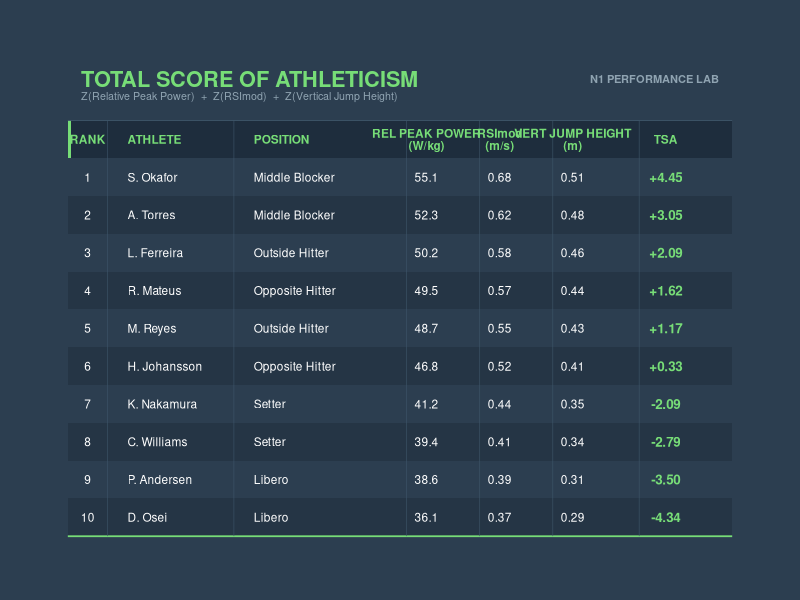

This chart was generated by the following R code:
# ─────────────────────────────────────────────────────────────────────────────
# n1_tsa_calc.R
# N1 Performance Lab
# Total Score of Athleticism (TSA)
#
# Method:  Z = (x - mean) / sd  per metric
#          TSA = Z(Relative Peak Power) + Z(RSImod) + Z(Vertical Jump Height)
#
# Labels:  01_Identity/GLOSSARY.md
# Guide:   02_Reference/TSA+REPORT+GUIDE+(2).pdf
# Output:  03_Data_Lab/tsa_table.png
# ─────────────────────────────────────────────────────────────────────────────

library(ggplot2)
library(dplyr)

dir.create("03_Data_Lab", showWarnings = FALSE, recursive = TRUE)

# ── Japanese Editorial Palette ────────────────────────────────────────────────
BG     <- "#2C3E50"   # Slate background
ACCENT <- "#77DD77"   # Warm Eucalyptus
WHITE  <- "#FFFFFF"
DIM    <- "#8FA3B1"
HEADER <- "#1E2D3D"
STRIPE <- "#253545"
RULE   <- "#3D5568"

# ── Athlete Data ──────────────────────────────────────────────────────────────
# Columns per 01_Identity/GLOSSARY.md:
#   Relative Peak Power (W/kg) | RSImod (m/s) | Vertical Jump Height (m)
# Positions: full names only
athletes <- data.frame(
  Athlete          = c(
    "A. Torres", "M. Reyes", "K. Nakamura", "S. Okafor",
    "P. Andersen", "L. Ferreira", "H. Johansson", "C. Williams",
    "D. Osei", "R. Mateus"
  ),
  Position         = c(
    "Middle Blocker", "Outside Hitter", "Setter", "Middle Blocker",
    "Libero", "Outside Hitter", "Opposite Hitter", "Setter",
    "Libero", "Opposite Hitter"
  ),
  Rel_Peak_Power   = c(52.3, 48.7, 41.2, 55.1, 38.6, 50.2, 46.8, 39.4, 36.1, 49.5),
  RSImod           = c(0.62, 0.55, 0.44, 0.68, 0.39, 0.58, 0.52, 0.41, 0.37, 0.57),
  Vert_Jump_Height = c(0.48, 0.43, 0.35, 0.51, 0.31, 0.46, 0.41, 0.34, 0.29, 0.44),
  stringsAsFactors = FALSE
)

# ── Z-score Normalization + TSA Calculation ───────────────────────────────────
z <- function(x) (x - mean(x)) / sd(x)

tsa <- athletes |>
  mutate(
    z_RPP = z(Rel_Peak_Power),
    z_RSI = z(RSImod),
    z_JH  = z(Vert_Jump_Height),
    TSA   = z_RPP + z_RSI + z_JH
  ) |>
  arrange(desc(TSA)) |>
  mutate(Rank = row_number())

# ── Table Layout Parameters ───────────────────────────────────────────────────
COL_LABELS <- c(
  "RANK", "ATHLETE", "POSITION",
  "REL PEAK POWER\n(W/kg)", "RSImod\n(m/s)",
  "VERT JUMP HEIGHT\n(m)", "TSA"
)
COL_X     <- c(0.03, 0.09, 0.28, 0.54, 0.65, 0.76, 0.90)
COL_HJUST <- c(0.5,  0,    0,    0.5,  0.5,  0.5,  0.5)
DIVIDERS  <- c(0.06, 0.25, 0.51, 0.62, 0.73, 0.86)

N  <- nrow(tsa)
NC <- length(COL_LABELS)

row_y    <- function(i) N - i + 0.5
HEADER_Y <- N + 0.5

# ── Assemble Cell Dataframe ───────────────────────────────────────────────────
is_tsa <- c(FALSE, FALSE, FALSE, FALSE, FALSE, FALSE, TRUE)

header_cells <- data.frame(
  x     = COL_X,
  y     = HEADER_Y,
  label = COL_LABELS,
  color = ACCENT,
  size  = 3.0,
  hjust = COL_HJUST,
  face  = "bold",
  stringsAsFactors = FALSE
)

data_cells <- do.call(rbind, lapply(seq_len(N), function(i) {
  vals <- c(
    as.character(tsa$Rank[i]),
    tsa$Athlete[i],
    tsa$Position[i],
    sprintf("%.1f",  tsa$Rel_Peak_Power[i]),
    sprintf("%.2f",  tsa$RSImod[i]),
    sprintf("%.2f",  tsa$Vert_Jump_Height[i]),
    sprintf("%+.2f", tsa$TSA[i])
  )
  data.frame(
    x     = COL_X,
    y     = row_y(i),
    label = vals,
    color = ifelse(is_tsa, ACCENT, WHITE),
    size  = ifelse(is_tsa, 3.4, 3.0),
    hjust = COL_HJUST,
    face  = ifelse(is_tsa, "bold", "plain"),
    stringsAsFactors = FALSE
  )
}))

cells       <- rbind(header_cells, data_cells)
cells_plain <- cells[cells$face == "plain", ]
cells_bold  <- cells[cells$face == "bold",  ]

# ── Row Stripes ───────────────────────────────────────────────────────────────
stripes <- data.frame(
  ymin = N - seq_len(N),
  ymax = N - seq_len(N) + 1,
  fill = ifelse(seq_len(N) %% 2 == 0, STRIPE, BG)
)

# ── Build Plot ────────────────────────────────────────────────────────────────
YMIN <- -0.3
YMAX <- N + 2.8

p <- ggplot() +

  # Base background
  geom_rect(
    aes(xmin = 0, xmax = 1, ymin = YMIN, ymax = YMAX),
    fill = BG, color = NA
  ) +

  # Alternating row stripes
  geom_rect(
    data = stripes,
    aes(xmin = 0, xmax = 1, ymin = ymin, ymax = ymax, fill = fill),
    color = NA
  ) +
  scale_fill_identity() +

  # Header band
  geom_rect(
    aes(xmin = 0, xmax = 1, ymin = N, ymax = N + 1),
    fill = HEADER, color = NA
  ) +

  # Accent bar on header left edge
  geom_rect(
    aes(xmin = 0, xmax = 0.005, ymin = N, ymax = N + 1),
    fill = ACCENT, color = NA
  ) +

  # Title
  geom_text(
    aes(x = 0.02, y = N + 2.1, label = "TOTAL SCORE OF ATHLETICISM"),
    color = ACCENT, size = 5.5, fontface = "bold", hjust = 0
  ) +

  # Formula subtitle
  geom_text(
    aes(
      x = 0.02, y = N + 1.65,
      label = "Z(Relative Peak Power)  +  Z(RSImod)  +  Z(Vertical Jump Height)"
    ),
    color = DIM, size = 2.7, hjust = 0
  ) +

  # Lab label
  geom_text(
    aes(x = 0.98, y = N + 2.1, label = "N1 PERFORMANCE LAB"),
    color = DIM, size = 2.8, fontface = "bold", hjust = 1
  ) +

  # Horizontal rules
  geom_segment(
    aes(x = 0, xend = 1, y = N + 1, yend = N + 1),
    color = RULE, linewidth = 0.3
  ) +
  geom_segment(
    aes(x = 0, xend = 1, y = 0, yend = 0),
    color = ACCENT, linewidth = 0.6
  ) +

  # Vertical column dividers
  geom_segment(
    data = data.frame(x = DIVIDERS, xend = DIVIDERS),
    aes(x = x, xend = xend, y = 0, yend = N + 1),
    color = RULE, linewidth = 0.2
  ) +

  # Plain cell text
  geom_text(
    data = cells_plain,
    aes(x = x, y = y, label = label, color = color, size = size, hjust = hjust),
    vjust = 0.5, lineheight = 0.85, fontface = "plain"
  ) +

  # Bold cell text (header + TSA column)
  geom_text(
    data = cells_bold,
    aes(x = x, y = y, label = label, color = color, size = size, hjust = hjust),
    vjust = 0.5, lineheight = 0.85, fontface = "bold"
  ) +

  scale_color_identity() +
  scale_size_identity() +

  coord_cartesian(
    xlim = c(0, 1),
    ylim = c(YMIN, YMAX),
    clip = "off"
  ) +

  theme_void() +
  theme(
    plot.background  = element_rect(fill = BG, color = NA),
    panel.background = element_rect(fill = BG, color = NA),
    plot.margin      = margin(20, 25, 20, 25)
  )

# ── Save ──────────────────────────────────────────────────────────────────────
ggsave(
  filename = "03_Data_Lab/tsa_table.png",
  plot     = p,
  width    = 14,
  height   = 9,
  dpi      = 200,
  bg       = BG
)

cat("Saved: 03_Data_Lab/tsa_table.png\n\n")
print(tsa[, c("Rank", "Athlete", "Position", "Rel_Peak_Power", "RSImod", "Vert_Jump_Height", "TSA")])
